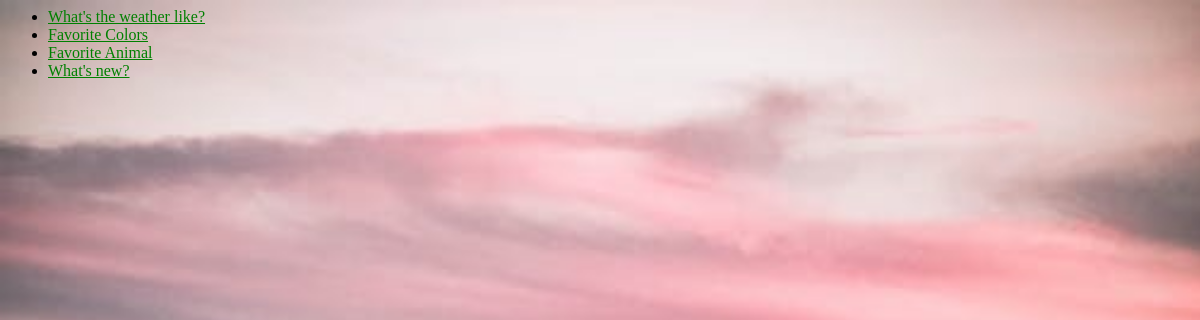
The page /polls/ on the database as committed earlier.
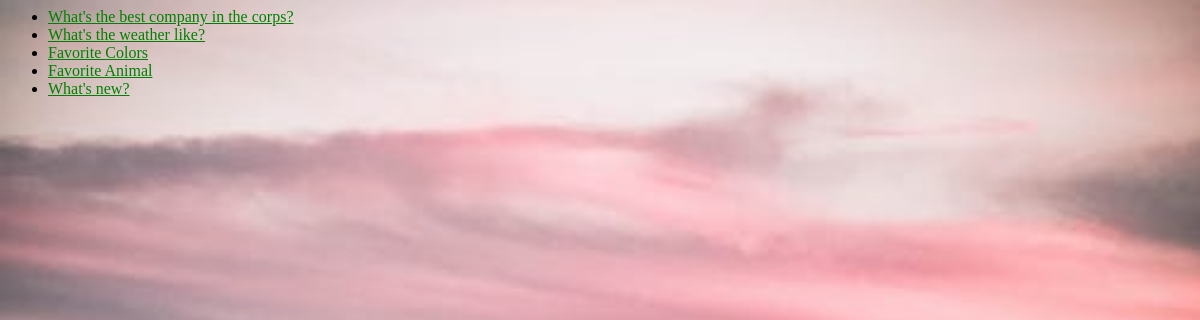
The same page on the database as committed later.
### polls/models.py (models this page shows, shortened)
class Question(models.Model):
    question_text = models.CharField(max_length=200)
    pub_date = models.DateTimeField('date published')
    def was_published_recently(self):
        now = timezone.now()
        return now - datetime.timedelta(days=1) <= self.pub_date <= now
    was_published_recently.admin_order_field = 'pub_date'
    was_published_recently.boolean = True
    was_published_recently.short_description = 'Published recently?'

### polls/views.py (the view)
# urls.py: path('', views.IndexView.as_view(), name='index'),
class IndexView(generic.ListView):
    template_name = 'polls/index.html'
    context_object_name = 'latest_question_list'
    def get_queryset(self):
        return Question.objects.filter( pub_date__lte=timezone.now()).order_by('-pub_date')[:5]

### polls/templates/polls/index.html
{% load static %}
<link rel="stylesheet" type="text/css" href="{% static 'polls/style.css' %}">
{% if latest_question_list %}
    <ul>
    {% for question in latest_question_list %}
        <li><a href="{% url 'polls:detail' question.id %}">{{ question.question_text }}</a></li>
    {% endfor %}
    </ul>
{% else %}
    <p>No polls are available.</p>
{% endif %}

Rows that differ between the two databases and show on the page:
added Question: question_text "What's the best company in the corps?"
